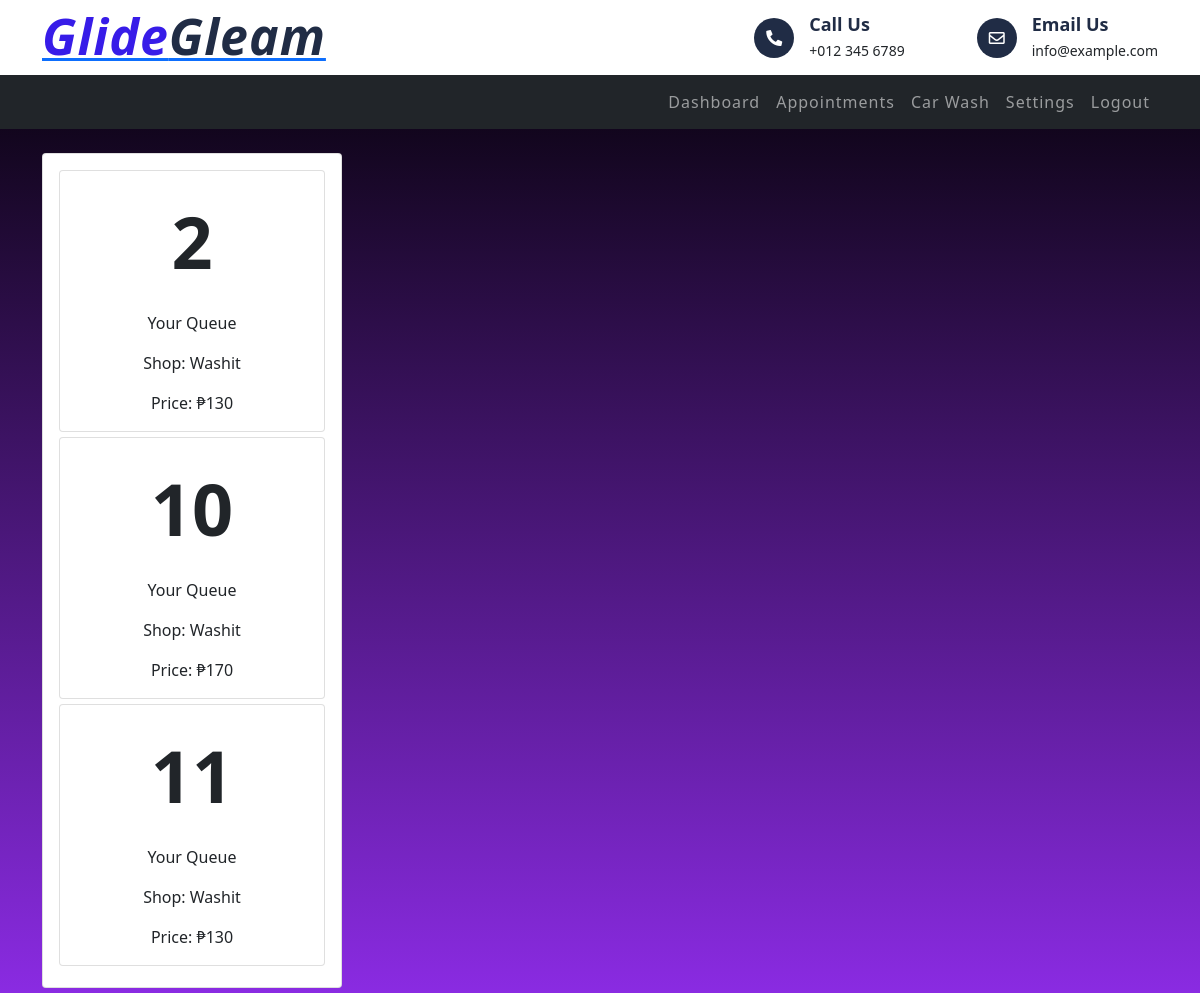
Page /vehicleOwner/index.php on the earlier database version.
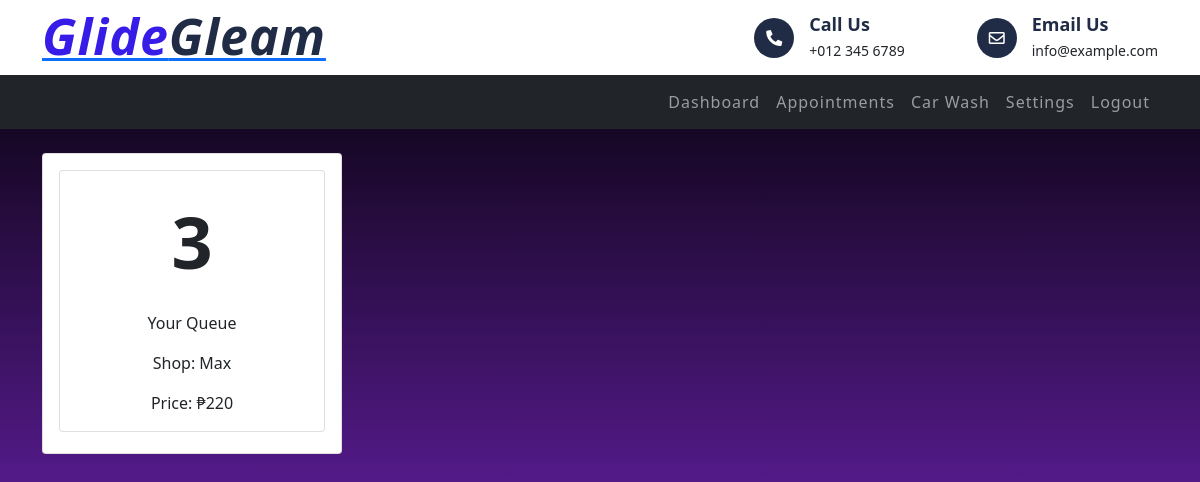
Same page on the later database version.
### tables this page shows
CREATE TABLE `appointment` (
  `appointment_id` int(4) NOT NULL,
  `vehicle_owner_id` int(4) NOT NULL,
  `shop_info_id` int(4) NOT NULL,
  `queue_number` int(3) NOT NULL,
  `appointment_date` datetime NOT NULL,
  `status` varchar(15) NOT NULL,
  `service_id` int(5) NOT NULL,
  `vehicle_type` varchar(10) NOT NULL,
  `vehicle_size` varchar(7) NOT NULL,
  `license_plate` varchar(15) NOT NULL,
  `rating` int(11) DEFAULT NULL,
  `comments` text DEFAULT NULL
);

CREATE TABLE `shop_info` (
  `shop_info_id` int(4) NOT NULL,
  `shop_owner_id` int(4) NOT NULL,
  `shop_name` varchar(25) NOT NULL,
  `location` varchar(50) NOT NULL,
  `operating_from` time NOT NULL,
  `operating_to` time NOT NULL
);

CREATE TABLE `services` (
  `service_id` int(4) NOT NULL,
  `shop_info_id` int(3) NOT NULL,
  `serviceName` varchar(25) NOT NULL,
  `service_price` int(5) NOT NULL,
  `vehicle_size` varchar(10) NOT NULL,
  `vehicle_type` varchar(20) NOT NULL
);

### vehicleOwner/index.php (the view, shortened to what this page needs)
<!DOCTYPE html>
<html lang="en">
<head>
    <link href="https://stackpath.bootstrapcdn.com/bootstrap/4.5.2/css/bootstrap.min.css" rel="stylesheet">
     <link href="https://stackpath.bootstrapcdn.com/bootstrap/4.4.1/css/bootstrap.min.css" rel="stylesheet">
        <link href="https://cdnjs.cloudflare.com/ajax/libs/font-awesome/5.10.0/css/all.min.css" rel="stylesheet">
        <link href="lib/flaticon/font/flaticon.css" rel="stylesheet">
        <link href="lib/animate/animate.min.css" rel="stylesheet">
        <link href="lib/owlcarousel/assets/owl.carousel.min.css" rel="stylesheet">
        <link href="../css/style.css" rel="stylesheet">
        <link href="https://cdn.jsdelivr.net/npm/bootstrap@5.0.0-beta2/dist/css/bootstrap.min.css" rel="stylesheet" />
</head>
<body>
     <div class="top-bar">
            <div class="container">
                <div class="row align-items-center">
                    <div class="col-lg-4 col-md-12">
                        <div class="logo">
                            <a href="index.php">
                                <h1>Glide<span>Gleam</span></h1>
                            </a>
                        </div>
                    </div>
                    <div class="col-lg-8 col-md-7 d-none d-lg-block">
                        <div class="row">
                            <div class="col-4">
                            </div>
                            <div class="col-4">
                                <div class="top-bar-item">
                                    <div class="top-bar-icon">
                                        <i class="fa fa-phone-alt"></i>
                                    </div>
                                    <div class="top-bar-text">
                                        <h3>Call Us</h3>
                                        <p>+012 345 6789</p>
                                    </div>
                                </div>
                            </div>
                            <div class="col-4">
                                <div class="top-bar-item">
                                    <div class="top-bar-icon">
                                        <i class="far fa-envelope"></i>
                                    </div>
                                    <div class="top-bar-text">
                                        <h3>Email Us</h3>
                                        <p>info@example.com</p>
                                    </div>
                                </div>
                            </div>
                        </div>
                    </div>
                </div>
            </div>
        </div>
    <nav class="nav-bar navbar-expand-lg navbar-dark bg-dark">
        <div class="container">
            <div class="collapse navbar-collapse" id="navbarNav">
                <ul class="navbar-nav ml-auto">
                    <li class="nav-item">
                        <a class="nav-link" href="index.php">Dashboard</a>
                    </li>
                    <li class="nav-item">
                        <a class="nav-link" href="appointment.php">Appointments</a>
                    </li>
                    <li class="nav-item">
                        <a class="nav-link" href="booking.php">Car Wash</a>
                    </li>
                    <li class="nav-item">
                        <a class="nav-link" href="#">Settings</a>
                    </li>
                    <li class="nav-item">
                        <a class="nav-link" href="../signout.php">Logout</a>
                    </li>
                </ul>
            </div>
        </div>
    </nav>
    <div class="container mt-4">
        <div class="row justify-content-start">
            <div class="col-md-4">
                <div class="card custom-card">
                    <div class="card-body text-center">
                    <?php
include("../connection.php");
$sql = "SELECT appointment.*, services.service_price
        FROM appointment
        INNER JOIN services ON appointment.service_id = services.service_id
        WHERE appointment.status = 'Not Completed'";
$result = $database->query($sql);
if ($result->num_rows > 0) {
    while($row = $result->fetch_assoc()) {
        $queue_number = $row["queue_number"];
        $shop_info_id = $row["shop_info_id"];
        $service_price = $row["service_price"];
        $shop_sql = "SELECT shop_name FROM shop_info WHERE shop_info_id = $shop_info_id";
        $shop_result = $database->query($shop_sql);
        $shop_name = "";
        if ($shop_result->num_rows > 0) {
            $shop_row = $shop_result->fetch_assoc();
            $shop_name = $shop_row["shop_name"];
        }
        echo '<div class="card custom-card">';
        echo '<div class="card-body text-center">';
        echo '<p class="queue-number">'.$queue_number.'</p>';
        echo '<p class="card-text">Your Queue</p>';
        echo '<p class="card-text">Shop: '.$shop_name.'</p>';
        echo '<p class="card-text">Price: &#x20B1;'.$service_price.'</p>';
        echo '</div>';
        echo '</div>';
    }
} else {
    echo "No appointments found.";
}
?>
                    </div>
                </div>
            </div>
        </div>
    </div>
</body>
</html>

### css/style.css (style rules this page uses)
body { color: #444444; font-weight: 400; background: #ffffff; font-family: 'Barlow', sans-serif; }
h1, h2, h3, h4, h5, h6 { color: #202C45; }
a { color: #202C45; transition: .3s; }
.top-bar { position: relative; height: 75px; display: flex; align-items: center; background: #ffffff; }
.top-bar .logo { text-align: left; overflow: hidden; }
.top-bar .logo h1 { margin: -4px 0 0 0; color: #371ce8; font-size: 50px; line-height: 50px; font-weight: 800; letter-spacing: 1px; font-style: italic; }
.top-bar .logo h1 span { color: #202C45; }
.top-bar .top-bar-item { display: flex; align-items: center; justify-content: flex-end; }
.top-bar .top-bar-icon { width: 40px; height: 40px; display: flex; align-items: center; justify-content: center; background: #202C45; border-radius: 40px; }
.top-bar .top-bar-icon i { margin: 0; color: #ffffff; font-size: 16px; }
.top-bar .top-bar-text { padding-left: 15px; }
.top-bar .top-bar-text h3 { margin: 0 0 5px 0; font-size: 18px; font-weight: 600; }
.top-bar .top-bar-text p { margin: 0; font-size: 14px; font-weight: 400; }
.nav-bar { position: relative; background: #202C45; }
.navbar-dark .navbar-nav .nav-link, .navbar-dark .navbar-nav .nav-link:focus, .navbar-dark .navbar-nav .nav-link:hover, .navbar-dark .navbar-nav .nav-link.active { color: #ffffff; padding: 15px; font-weight: 500; letter-spacing: 1px; }

### vehicleOwner/index.php (style rules this page uses)
.custom-card { max-width: 300px; margin-bottom: 5px; }
.queue-number { font-size: 72px; font-weight: bold; }
html, body { height: 100%; margin: 0; padding: 0; overflow-x: hidden; }
body { background: linear-gradient(to bottom, #000000, #8A2BE2); }

Differences in the rows shown:
no longer on this page (row edited): appointment: queue_number "2", shop_info.shop_name "Washit", service.service_price "130"
no longer on this page (row edited): appointment: queue_number "10", shop_info.shop_name "Washit", service.service_price "170"
no longer on this page (row edited): appointment: queue_number "11", shop_info.shop_name "Washit", service.service_price "130"
added appointment: queue_number "3", shop_info.shop_name "Max", service.service_price "220"
